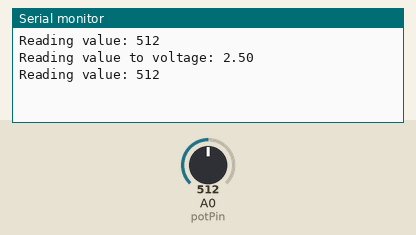
Bench run of a sketch on a simulated Arduino Uno, built with avr-gcc and run on an emulated ATmega328P. Shown: the last lines printed to the serial monitor. The inputs (shaded band) are chosen by the test bench; at power-on: A0 (potPin) = 512.

Above: at 1.8 s.
1.9 s: A0 (potPin) set to 716
At 2.6 s:
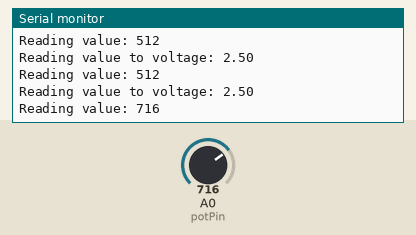
3.4 s: A0 (potPin) set to 900
At 4.8 s:
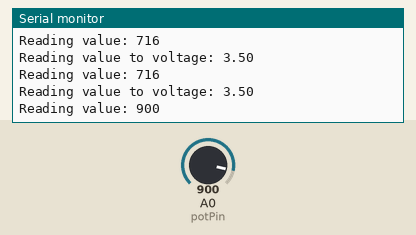
Timing chart, 0 to 6.4 s (numbered marks = the images above; inputs shaded):
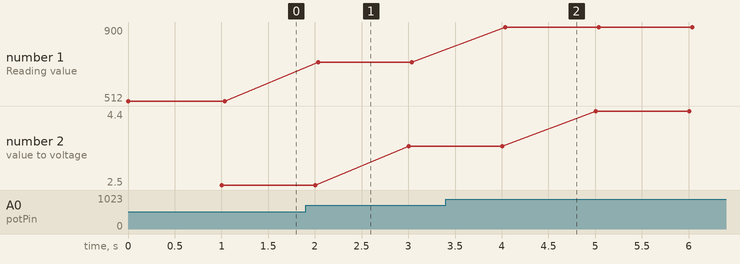

The sketch:

pot_measure_analog_read.ino
```cpp
const int potPin = A0;

void setup() {
  // put your setup code here, to run once:
  pinMode(potPin, INPUT);
  Serial.begin(9600);
}

void loop() {
  // put your main code here, to run repeatedly:
  int value = analogRead(potPin);
  Serial.print("Reading value: ");
  Serial.println(value);
  delay(1000);
  float voltage = analogToVoltage(value);
  Serial.print("Reading value to voltage: ");
  Serial.println(voltage);
}

float analogToVoltage(int value) {

  return (5.0/1023.0) * value;
}
```

Measured:
- after the input at 1.9 s, the serial monitor: prints a new line after 0.13 s (image 1)
- after the input at 3.4 s, the serial monitor: prints a new line after 0.64 s (image 2)
- plotted number 1: 512 → 716 after the input at 1.9 s, 716 → 900 after the input at 3.4 s
- plotted number 2: 2.5 → 3.5 after the input at 1.9 s, 3.5 → 4.4 after the input at 3.4 s
